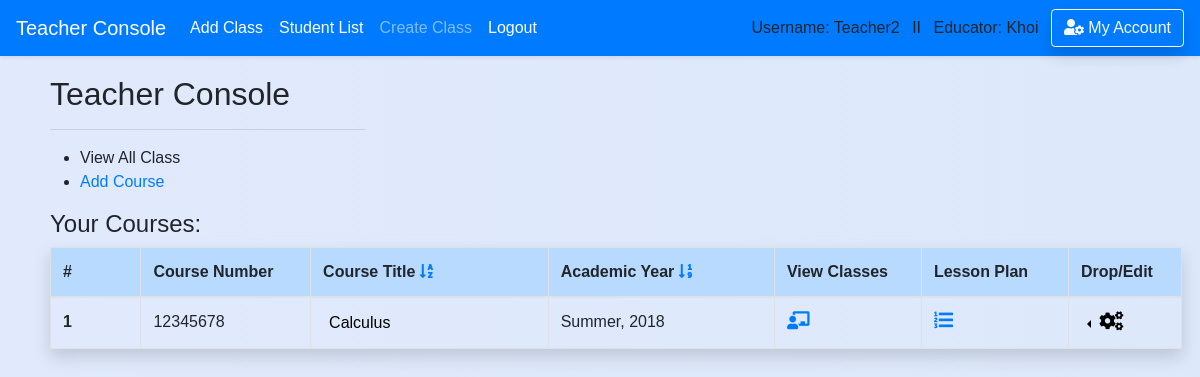
/teacher (signed in), run on the app's committed database.
### school_app/models.py (models this page shows)
class Course(models.Model):
    course_number = models.CharField(max_length=20,default='12345678')
    abbreviated_title = models.CharField(max_length=150,default='')
    course_title = models.CharField(max_length=250,default='') #,unique=True)
    maximum_credit = models.CharField(max_length=10,default='')
    semester = models.CharField(max_length=50,default='')
    year = models.CharField(max_length=4,default='')
    teacher_name = models.CharField(max_length=50,default='')
    description = models.CharField(max_length=450,default='')
    is_archive = models.BooleanField(default=False)
    department = models.ForeignKey('Department',blank=True, null=True, on_delete = models.SET_NULL, related_name='belong_in_department')
    teacher = models.ForeignKey('Teacher',blank=True, null=True, on_delete = models.SET_NULL, related_name='course_by_teacher')
    create_date = models.DateField(auto_now_add=True , blank=True,null=True,)

### school_app/views_logged.py (the view)
# urls.py: path('teacher',views_logged.teacher, name='teacher'),
def teacher(request,sort=None):
    if is_login(request) == False: # Check for login/ add message 'please login'
        return redirect('/login')
    if is_teacher(request) == False:
        return redirect('/')
    if sort ==1:# Below return a sorted list
        course_sorted = sorted(request.user.teacher.course_by_teacher.all(),key=attrgetter('year','semester'))
        return render(request,'teacher/teacher_homepage.html',{'course_sorted':course_sorted})
    course_sorted = sorted(request.user.teacher.course_by_teacher.filter(is_archive=False),key=attrgetter('course_title','semester','year'))
    return render(request,'teacher/teacher_homepage.html',{'course_sorted':course_sorted})

### school_app/views_functions.py (called while the page is built)
def is_login(request):
    if not request.user.is_authenticated:
        messages.warning(request, "Please Login or Create an Account.")
        return False
    return True

def is_teacher(request):
    if request.user.profile.is_teacher == False:
        messages.warning(request, "You don't have Instructor's Privilege!")
        return False
    return True

### school_app/templates/teacher/teacher_homepage.html (shortened to what this page needs)
{% extends 'base.html' %}
{% block content %}
<div class='content '>
        <h2 style='padding-left: 0px'>Teacher Console</h2>
        <hr style="text-align:left;margin-left:0;width:315px;height:0px;padding: 0px"/>
        <div class='row mr-2'>
          <div class='col-md-6'>
            <ul>
              <li>View All Class</li>
              <li><a href='/teacher/add_course'>Add Course</a></li>
            </ul>
          </div>
          <div class='col-md-6'>
          </div>
        </div>
        {% if request.user.teacher.course_by_teacher.all.count > 0 %}
          <h4>Your Courses:</h4>
          <div class="mr-2">
          <table class=" table  table-hover table-bordered shadow">
            <thead class='table-primary'>
            <tr>
              <th scope="col" style="width: 8%">#</th>
              <th scope="col" style="width: 15%">Course Number</th>
              <th scope="col">Course Title
                <a href='{% url "teacher" %}'><i class="fas fa-sort-alpha-down"></i></a></a>
              </th>
              <th scope="col" style="width: 20%">Academic Year
                <a href='{% url "teacher_sort" sort=1 %}'><i class="fas fa-sort-numeric-down"></i></a></a>
              </th>
              <th scope="col" style="width: 13%">View Classes</th>
              <th scope="col" style="width: 13%">Lesson Plan</th>
              <th scope="col" style="width: 10%">Drop/Edit</th>
            </tr>
            </thead>
            <tbody>
        {% for course in course_sorted %}
            <tr>
              <th scope="row">{{ forloop.counter }}</th>
              <td>{{ course.course_number }}</td>
              <td>
                <div class="dropright">
                <button style='border:none; background:none;cursor:pointer; cursor:hand;outline:none' type="button" id="" data-toggle="dropdown" aria-haspopup="true" aria-expanded="false">
                  {{ course.course_title }}
                </button>
                </div>
              </td>
              <td>{{ course.semester }}, {{ course.year }}</td>
              <td>
                <a href='{% url "classroom_view" course_id=course.id %}'><i class="fas fa-chalkboard-teacher"style='font-size:18px'></i></a></a>
              </td>
              <td>
                <a href='{% url "view_lesson_plan" course_id=course.id %}'><i class="fas fa-list-ol" style='font-size:19px'></i></a>
              </td>
              <td>
                <div class="dropleft">
                <button class='dropdown-toggle' style='border:none; background:none;cursor:pointer; cursor:hand;outline:none' type="button" id="" data-toggle="dropdown" aria-haspopup="true" aria-expanded="false">
                  <i class="fas fa-cogs " style='font-size:19px'></i>
                </button>
              </div>
              </td>
            </tr>
        {% endfor %}
            </tbody>
          </table>
          </div>
        {% endif %}
<br>
</div>
{% endblock %}

### school_app/templates/base.html (shortened to what this page needs)
<!doctype html>
<html>
    <head>
{% load static %}
        <link rel="stylesheet" type="text/css" href="{% static 'school_app/style.css' %}" />
        <link rel="stylesheet" href="https://stackpath.bootstrapcdn.com/bootstrap/4.1.0/css/bootstrap.min.css">
        <link rel="stylesheet" href="https://use.fontawesome.com/releases/v5.0.13/css/all.css">
    </head>
{% if request.user.profile.is_teacher %}
  <body class='body-teacher'>
{% else %}
  <body>
{% endif %}<header>
<nav class="navbar navbar-expand-lg navbar-dark bg-primary shadow-sm fixed-top">
    <a class="navbar-brand" href="/teacher">Teacher Console</a>
    <div class="navbar-collapse collapse show" id="navbarColor02" style="">
      <ul class="navbar-nav mr-auto">
        <li class="nav-item active">
          <a class="nav-link" href="/teacher/add_class">Add Class<span class="sr-only">(current)</span></a>
        </li>
        <li class="nav-item active">
          <a class="nav-link" href="/teacher/student_list">Student List<span class="sr-only">(current)</span></a>
        </li>
        <li class="nav-item">
          <a class="nav-link" href="/teacher/add_class">Create Class</a>
        </li>
        <li class="nav-item active">
          <a class="nav-link" href="{% url 'logout' %}">Logout</a>
        </li>
      </ul>
      {% if request.user.username %}
          Username: {{ request.user.username }} &ensp;II&ensp;
      {% endif %}
      {% if request.user.profile.is_teacher %}
          Educator: {{request.user.first_name}} &ensp;
      {% endif %}
      <a href='/account_management/' class='btn btn-outline-light shadow'>
         <i class="fas fa-user-cog"></i> My Account
      </a>
    </div>
  </nav>
    </header>
    <div class='' style='padding-top:45px'>
    {% block content %}
    {% endblock %}
    </div>
</body>
</html>

### school_app/static/school_app/style.css (style rules this page uses)
.body-teacher { font-family:sans-serif; background: linear-gradient(to right, #e0eafc, #cfdef3); background-size: 600% 100%; }
.content { padding-top: 30px; padding-left:50px; padding-right:10px; }

### school_app/templates/base.html (style rules this page uses)
form,h1,ul { padding-left: 30px; padding-right:20px; }

### data on the page
Course: course_number "12345678", course_title "Calculus", semester "Summer", year "2018"

### other printed values
{{ request.user.username }} "Teacher2"
{{ request.user.first_name }} "Khoi"
